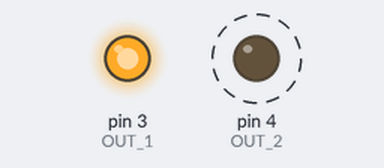
Recording of a sketch running on a simulated Arduino Uno, built with avr-gcc and run on an emulated ATmega328P. Parts: output pins drawn as LEDs (lit = HIGH). Dashed ring = blinking.

Above: at 0.1 s.
Timing chart, 0 to 40.0 s (numbered marks = the images above):
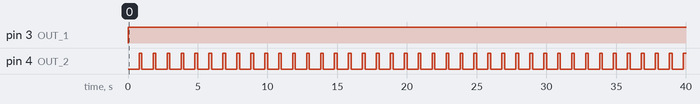

The sketch:

magnetorquer-demo.ino
```cpp
const int OUT_1 = 3;
const int OUT_2 = 4;

void setup() {
  // put your setup code here, to run once:
  pinMode(OUT_1, OUTPUT);
  pinMode(OUT_2, OUTPUT);
}

/**
 * Sends a pwm to the magnetorquer.
 *
 * 0: Cuts off the coil.
 * 255:  Full Out 1
 * -255: Full Out 2
 */
void send(int power) {
  analogWrite(OUT_1, constrain(power, 0, 255));
  analogWrite(OUT_2, constrain(-power, 0, 255));
}

/**
 * Shorts the two ends of the coils,
 * isolating them from outside power.
 *
 * May apply a dampening effect?
 *
 */
void brake() {
  digitalWrite(OUT_1, HIGH);
  digitalWrite(OUT_2, HIGH);
}

void power_with_friction(int seconds, int power) {
  for (int i = 0; i < seconds; i++) {
    send(power);
    delay(800);
    brake();
    delay(200);
  }
}

void loop() {
  power_with_friction(40, 255);
  power_with_friction(40, -255);
}
```

Measured:
- by itself, pin 3 (OUT_1): LOW → HIGH at 0.00 s
- by itself, pin 4 (OUT_2): alternates HIGH for 0.20 s and LOW for 0.80 s
